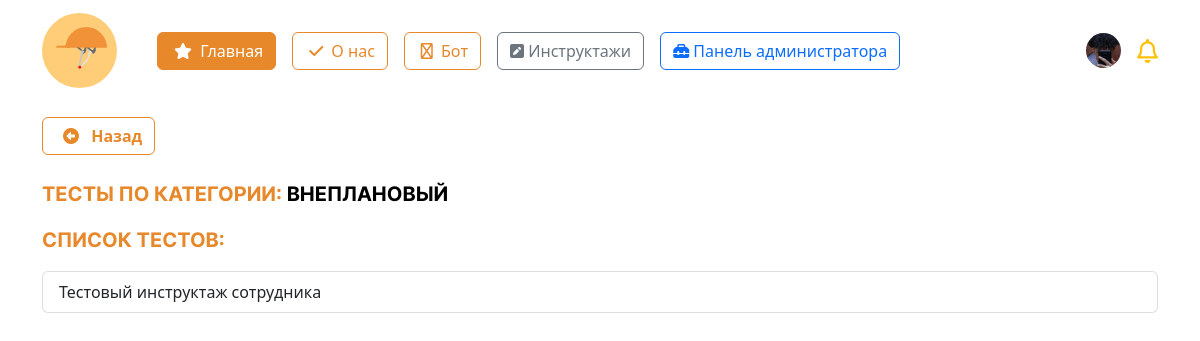
Page /account/themes_inst/test/1/ (signed in) on the committed database.
### initru/models.py (models this page shows, shortened)
class CustomUser(AbstractUser):  # custom user for Users with django
    gen = (
        ('m', 'Мужской'),
        ('j', 'Женский')
    )
    patronymic = models.CharField(
        'Отчество',
        max_length=250,
    )
    gender = models.CharField(
        'Пол', choices=gen,
        max_length=3, null=True,
    )
    birthday_date = models.DateField(
        'Дата рождения', null=True,
    )
    region  = models.ForeignKey(
        Region, on_delete=models.CASCADE,
        null=True, verbose_name='Регион',
    )
    city  = ChainedForeignKey(
        City,
        chained_field='region',
        chained_model_field="region",
        show_all=False,
        auto_choose=True,
        null=True,
        sort=True)
    street  = models.ForeignKey(
        Street, on_delete=models.CASCADE,
        null=True, verbose_name='Улица',
    )
    house = models.IntegerField(
        "Номер дома", null=True,
    )
    flat = models.IntegerField(
        'Этаж', null=True,
    )
    avatar = models.ImageField(
        upload_to='images/users/',
        null=True,
        blank=True,
    )
    phone_number = models.CharField(
        'Номер телефона', max_length=20,unique=True,
        blank=False, null=True,
    )
    type_user  = models.ForeignKey(
        typeuser, on_delete=models.CASCADE,
        verbose_name='Тип пользователя', null=True,
    )
    groupStud  = models.ForeignKey(
        Groups, on_delete=models.CASCADE,
        verbose_name='Группа', null=True,
        blank=True
    )
    role  = models.ForeignKey(
        role, on_delete=models.CASCADE,
        null=True, verbose_name='Роль',
    )
    date_end = models.DateField(
        'Дата завершения зачисления',
        null=True,
    )

class inst(models.Model):
    name_instruction = models.CharField(
        'Название инструктажа',
        max_length=64
    )
    date_period = models.IntegerField(
        'Период инструктажа'
    )
    class Meta:
        verbose_name = 'Инструктаж'
        verbose_name_plural = 'Инструктажи'

class test(models.Model):
    instruction = models.ForeignKey( inst, on_delete=models.CASCADE, verbose_name='Инструктаж' )
    name_test = models.CharField( 'Название теста инструктажа', max_length=125 )
    number_of_questions = models.IntegerField('Количество вопросов') ##
    time = models.IntegerField('Ограничение по времени') ##
    required_score_to_pass = models.IntegerField('Рекомендуемый балл в %', help_text='Рекомендуемый балл в %')
    type_user  = models.ForeignKey(typeuser, on_delete=models.CASCADE, verbose_name='Тип пользователя')
    file = models.FileField( 'Файл к тесту', upload_to='instr/', null=True, blank=True)
    class Meta:
        verbose_name = 'Тест'
        verbose_name_plural = 'Тесты'
    @staticmethod
    def get_need_instr(request, id):
        return test.objects.all().filter(
            instruction = id
            ).filter(type_user = request.user.type_user)

### initru/views.py (the view)
# urls.py: path('account/themes_inst/test/<int:id>/', testsPageView, name = "test_list"),
@login_required  # обязательная авторизация
def testsPageView(request, id):
    template_name = 'user_tests/user_tests_list.html'
    themesInstructions = inst.objects.get(id = id) # model inst
    tests = test.get_need_instr(request, id) # model test
    values = {
        'test' : tests,
        'themes': themesInstructions,
    }
    return render(request, template_name, values)

### initru/templates/user_tests/user_tests_list.html (shortened to what this page needs)
{% extends "../base.html" %}
{% load static %}
{% block content %}
<div class="container mt-3">
    <a class = 'btn btn-outline-orange mb-2 fw-bold' onclick="javascript:history.back(); return false;" href ="#">
      <i class="fa-solid fa-circle-left mx-2"></i>
      Назад
    </a>
    <p class = 'fs-5 text-uppercase mt-3' style="font-family: 'Inter-Bold'; color:#E7882B;">
        Тесты по категории: <span style = "color:black;">{{ themes.name_instruction }}</span>
    </p>
    <p class = 'fs-5 text-uppercase' style="font-family: 'Inter-Bold'; color:#E7882B;">
        Список тестов:
    </p>
    <div class="list-group mt-3">
        {% for item in test %}
            <button class="btn-quiz list-group-item list-group-item-action" data-brief-name = "{{item.instruction.name_instruction }}" data-brief-pk='{{item.instruction.pk }}' data-quiz-pk="{{ item.id }}" data-quiz-name="{{item.name_test}}" data-quiz-time = "{{ item.time }}" data-pass ="{{ item.required_score_to_pass }}" data-questions='{{ item.number_of_questions }}' data-bs-target="#staticBackdrop" data-bs-toggle="modal">{{ item.name_test }}</button>
        {% endfor %}
    </div>
</div>
{% endblock %}

### initru/templates/base.html (shortened to what this page needs)
<!DOCTYPE html>
{% load static %}
<html lang="ru">
<head>
	<link rel="stylesheet" href="{% static 'css/bootstrap.min.css' %}">
	<link rel="stylesheet" href="{% static 'css/style.css' %}">
	<link href="{% static 'fontawesomefree/css/fontawesome.css' %}" rel="stylesheet" type="text/css">
	<link href="{% static 'fontawesomefree/css/brands.css' %}" rel="stylesheet" type="text/css">
	<link href="{% static 'fontawesomefree/css/solid.css' %}" rel="stylesheet" type="text/css">
</head>
<header>
	<nav class="navbar">
		<div class="container">
			<div class='d-flex align-items-center'>
				<a href="{% url 'main' %}" class="navbar-brand">
					<img src="{% static 'images/logo.svg' %}" alt="logo" height="75">
				</a>
				<div class="d-flex mx-3 flex-wrap">
					<a class='btn btn-orange mx-2' href="{% url 'main' %}">
						<i class="fa-solid fa-star mx-1"></i>
						Главная
					</a>
					<a class='btn btn-outline-orange mx-2' href="{% url 'about' %}">
						<i class="fa-solid fa-check mx-1"></i>
						О нас
					</a>
					<a class='btn btn-outline-orange mx-2' href="">
						<i class="fa-regular fa-robot mx-1"></i>
						Бот
					</a>
					{% if user.is_authenticated %}
					<a class='btn btn-outline-secondary mx-2' href="{% url 'brief' %}">
						<i class="fa-solid fa-square-pen"></i>
						Инструктажи
					</a>
						{% if user.is_superuser %}
							<a class='btn btn-outline-primary mx-2' href="{% url 'admin:index' %}">
								<i class="fa-solid fa-toolbox"></i>
								Панель администратора
							</a>
						{% endif %}
					{% endif %}
				</div>
			</div>
			<div class='navbar d-flex justify-content-center'>
				{% if user.is_authenticated %}
				<div class="dropdown text-end d-flex mx-2">
					<a class="d-block link-dark text-decoration-none d-flex align-items-center" id="dropdownUser1" data-bs-toggle="dropdown" aria-expanded="false">
						<div class = 'rounded-circle mx-2' style = '
						width: 35px;
						height: 35px;
						background-position: center;
						background-repeat: no-repeat;
						background-size: cover;
						background-clip: unset;
						background-image: url("{{ request.user.avatar.url }}");
						'></div>
					</a>
				</div>
				<i class="fa-regular fa-bell fs-4 text-warning"></i>
				{% else %}
				<div class="dropdown text-end">
					<a href="{% url 'login' %}" class="d-block link-dark text-decoration-none">
						<img src="{% static 'images/startPage/user/user.svg' %}" alt="user">
					</a>
				</div>
				{% endif %}
			</div>
		</div>
	</nav>
</header>
<body>
	<main>
		{% block content %}
		{% endblock content %}
	</main>
</body>
</html>

### rows in the picture
CustomUser: user.avatar (picture)
inst: name_instruction "ВНЕПЛАНОВЫЙ"
test: name_test "Тестовый инструктаж сотрудника"
